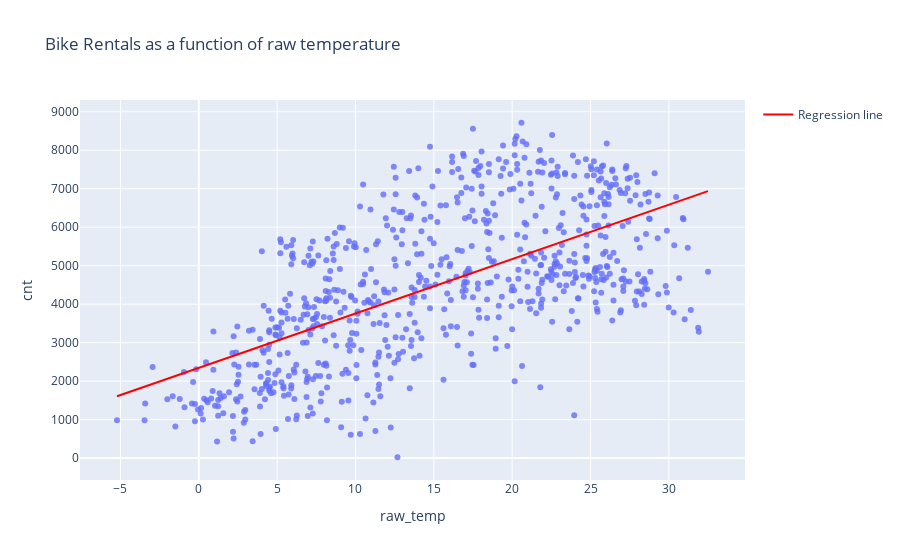

Write notebook code for a chart like this one.
### Markdown cell above
## Modeling

10.  Fit a linear model predicting total daily bike rentals from daily temperature.
    Write the linear model, interpret the slope and the intercept in context of the data, and determine and interpret the $R^2$.

10. Fit another linear model predicting total daily bike rentals from daily feeling temperature.
    Write the linear model, interpret the slope and the intercept in context of the data, and determine and interpret the $R^2$.
    Is temperature or feeling temperature a better predictor of bike rentals?
    Explain your reasoning.

11. Fit a model predicting total daily bike rentals from workingday, temperature (raw and feeling), holiday, and an interaction term between holiday and raw temperature (raw_temp * holiday_no). Use the **.get_dummies()** function to get dummy variables for the categorical data. Plot the residual of your prediction.

NOTE - in this case you won't be able to directly 2D scatter plot the results because you have too many variables. But you can still think of a way to visualize this fit...eg 3D scatter with facets or colors.

### Code cell
# Linear model cnt vs raw_temp

X= DF['raw_temp'].values.reshape(-1,1)
y= DF['cnt'].values

LM = LinearRegression()
LM.fit(X, y)

print('Model Score [R^2]:' , LM.score(X, y))
print('Slope {Coeficient}:', LM.coef_)

DF['predicted'] =LM.predict(X)
DF['Residual'] =DF['cnt'] - DF['predicted']

DF['Regression_line'] = LM.predict(X)

fig = px.scatter(
    DF,
    x ='raw_temp',
    y ='cnt',
    opacity =0.8,
title= 'Bike Rentals as a function of raw temperature')

fig.add_scatter(
    x=DF['raw_temp'],
    y=DF['Regression_line'],
    mode='lines',
    name='Regression line',
line=dict(color='red'))


fig.show()

### Figure 1 — Plotly figure (JSON) as saved in the notebook; plotly's stock layout.template omitted (floating-point values rounded to 4 significant figures; data arrays with more than 128 entries replaced by an {"elided": "..."} marker saying what was removed)
{"data": [{"hovertemplate": "raw_temp=%{x}<br>cnt=%{y}<extra></extra>", "legendgroup": "", "marker": {"color": "#636efa", "opacity": 0.8, "symbol": "circle"}, "mode": "markers", "name": "", "orientation": "v", "showlegend": false, "type": "scatter", "x": {"elided": "731 float values"}, "xaxis": "x", "y": {"elided": "731 int values"}, "yaxis": "y"}, {"line": {"color": "red"}, "mode": "lines", "name": "Regression line", "type": "scatter", "x": {"elided": "731 float values"}, "y": {"elided": "731 float values"}}], "layout": {"autosize": true, "legend": {"tracegroupgap": 0}, "title": {"text": "Bike Rentals as a function of raw temperature"}, "xaxis": {"anchor": "y", "autorange": true, "domain": [0, 1], "range": [-7.595, 34.87], "title": {"text": "raw_temp"}, "type": "linear"}, "yaxis": {"anchor": "x", "autorange": true, "domain": [0, 1], "range": [-695.3, 9431.0], "title": {"text": "cnt"}, "type": "linear"}}}
